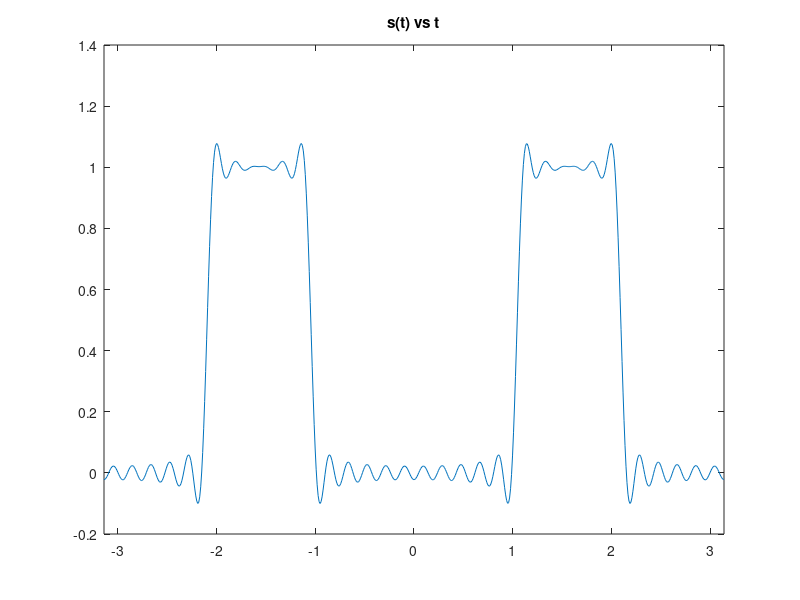
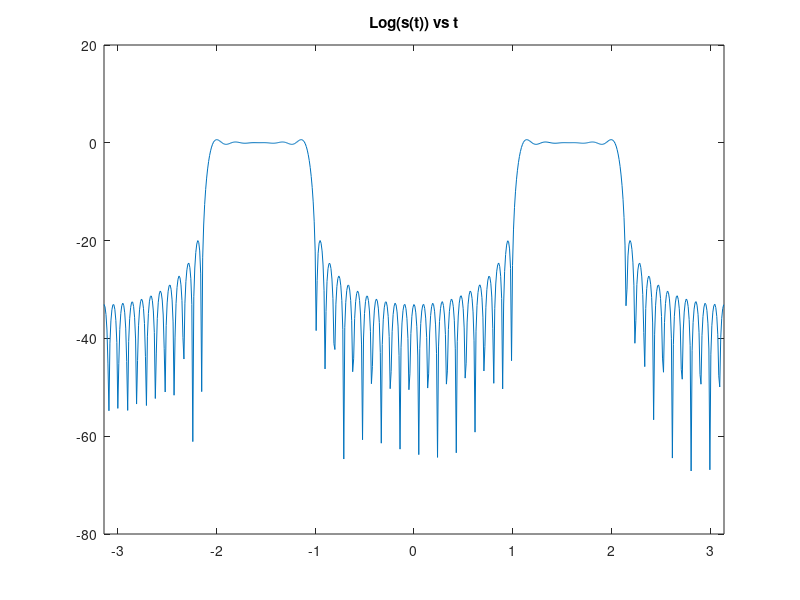
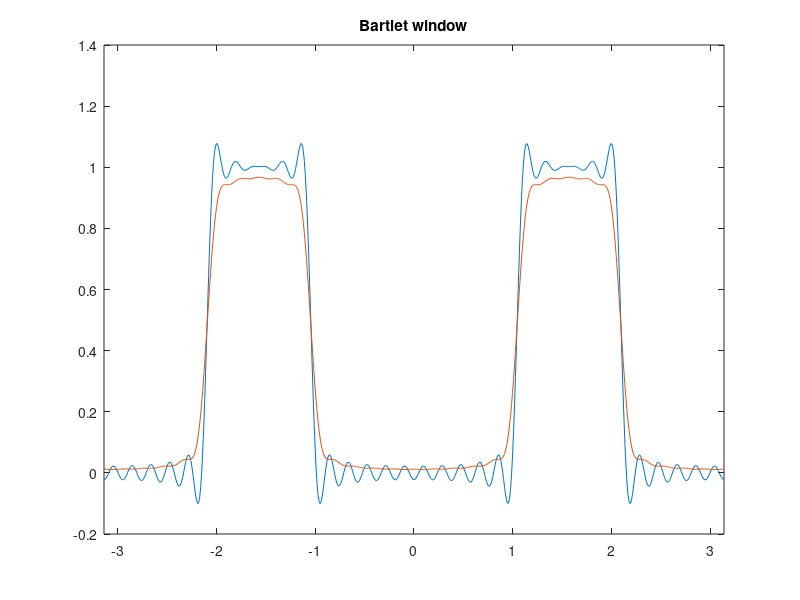
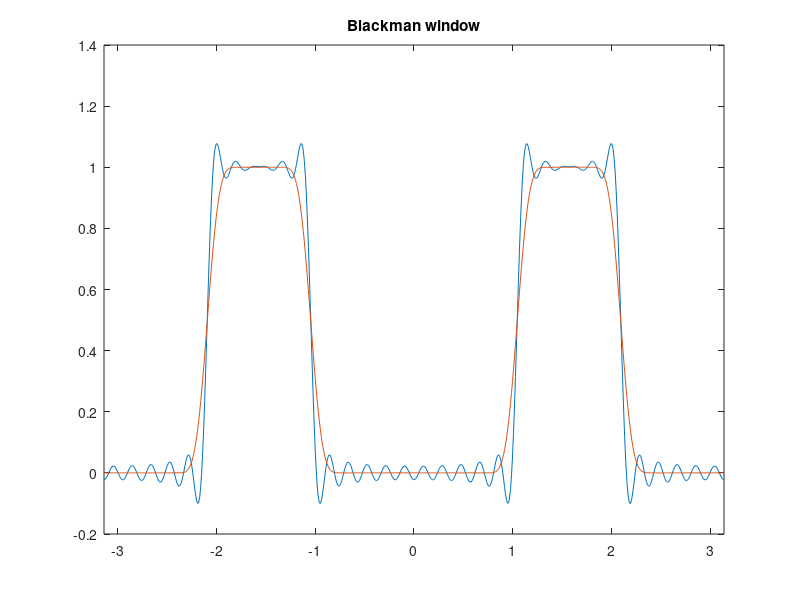

Recreate these plots in MATLAB, in order.
clear all, close all;
clc
%% part 2 (c) plot the real coefficients (call this the original function)
a = pi/3;
b = 2*pi/3;
n = [-32:-1 1:32];
w = -pi:0.01:pi;
c0 = (-2*a+2*b)/(2*pi);
cn = (-sin(a*n)+sin(b*n))./(n*pi);
s = c0 + real(sum(diag(cn)*exp(i*transpose(n)*w))); %diag(cn) so that 1st row multiplied by c1, 2nd row multiplied by c2, etc... 
%and transpose(n) since matrix multiplication operations need to be obeyed
figure(1);
plot(w, s)
xlim([-pi, pi])
title('s(t) vs t')
%% part (d) plot log of original
log_original = 20*log10(abs(c0 + sum(diag(cn)*exp(i*transpose(n)*w))));
figure(2);
plot(w, log_original)
xlim([-pi, pi])
title('Log(s(t)) vs t')
%% part (e) barlet with original
NN = 32;
w10 = 1;
w1n = 1 - abs(n/NN);
sw1 = c0*w10 + real(sum(diag(cn)*diag(w1n)*exp(i*transpose(n)*w))); 
figure(3);
plot(w, s), hold on
plot(w, sw1)
xlim([-pi, pi])
title('Bartlet window')
%% part(e) blackman with original
w20 = 0.42 + 0.5 + 0.08;
w2n = 0.42 + 0.5*cos(pi*n/NN) + 0.08*cos(2*pi*n/NN);
sw2 = c0*w20 + real(sum(diag(cn)*diag(w2n)*exp(i*transpose(n)*w)));
figure(4);
plot(w, s), hold on
plot(w, sw2)
xlim([-pi, pi])
title('Blackman window')
%% part (e) Hanning with original
w30 = 0.5 + 0.5;
w3n = 0.5 + 0.5*cos(pi*n/NN);
sw3 = c0*w30 + real(sum(diag(cn)*diag(w3n)*exp(i*transpose(n)*w)));
figure(5);
plot(w, s), hold on
plot(w, sw3)
xlim([-pi, pi])
title('Hanning window')
%% part (e) plot log of 4 functions
log_Barlet = 20*log10(c0*w10 + sum(diag(cn)*diag(w1n)*exp(i*transpose(n)*w)));
log_Blackman = 20*log10(c0*w20 + sum(diag(cn)*diag(w2n)*exp(i*transpose(n)*w)));
log_Hanning = 20*log10(c0*w30 + sum(diag(cn)*diag(w3n)*exp(i*transpose(n)*w)));
figure(6);
plot(w, log_Barlet), hold on
plot(w, log_Blackman)
plot(w, log_Hanning)
plot(w, log_original)
xlim([-pi, pi])
title('Log(s(t)) vs t')
legend({'Bartlet', 'Blackman', 'Hanning', 'Original'})
%% part (g)
fs = 8820;
a = 2*pi*600/fs;
b = 2*pi*1662/fs;
NN = 17; %since matlab index starts at 1, we want coefficients h[0] to h[16]
h = zeros(NN+1,1);
h(1) = w20*(-2*a+2*b)/(2*pi);
for j=1:NN
  w2 = 0.42 + 0.5*cos(pi*j/NN) + 0.08*cos(2*pi*j/NN);
  h(j+1) = w2*(-sin(a*j)+sin(b*j))/(j*pi);
end

disp('h[j] =')
disp(h)
